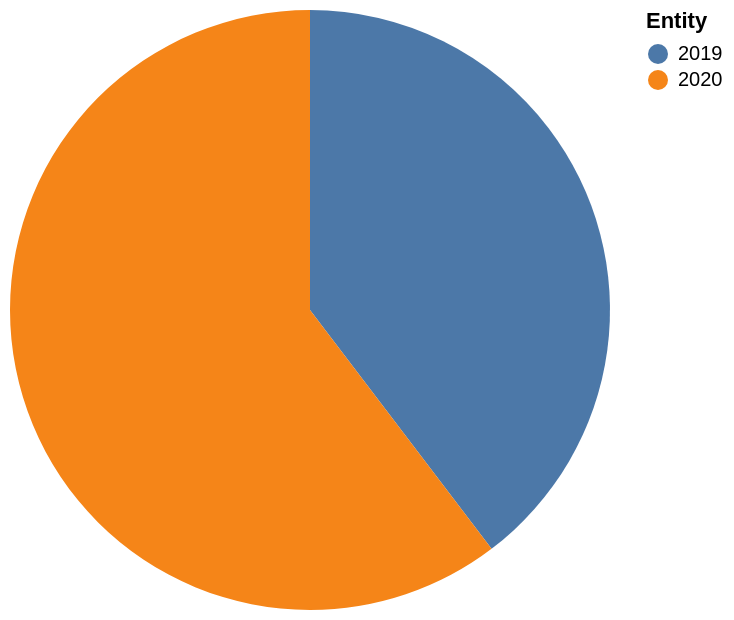

The Vega-Lite source for this figure:
### Vega-Lite specification from a JSON file in a GitHub repository (floating-point values rounded to 4 significant figures)
{"$schema": "https://vega.github.io/schema/vega-lite/v5.json", "description": "Pie chart auto-generated from CSV", "data": {"values": [{"Entity": "2019", "Very high": "23", "High": "64", "Low/Very low": "12"}, {"Entity": "2020", "Very high": "35", "High": "57", "Low/Very low": "8"}]}, "mark": "arc", "encoding": {"theta": {"field": "Very high", "type": "quantitative"}, "color": {"field": "Entity", "type": "nominal"}}}
